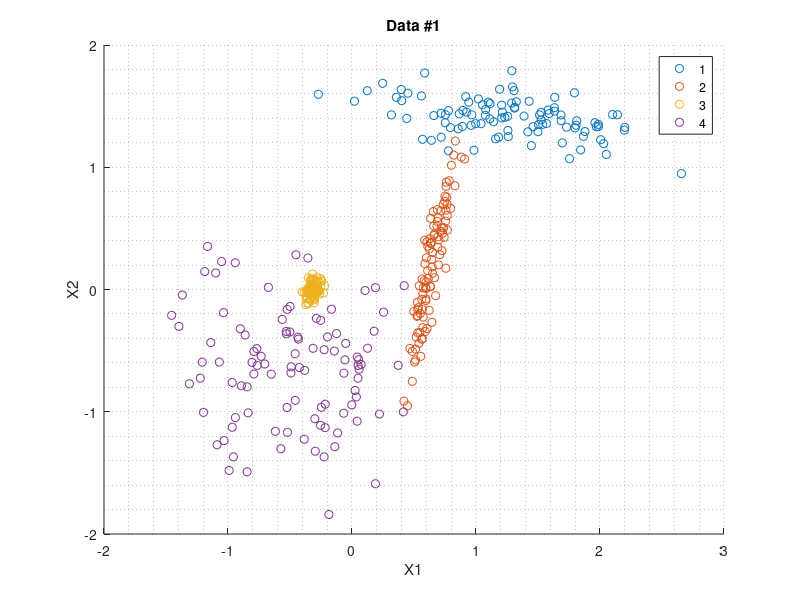

This chart was generated by the following MATLAB code: (Note: this script raises an error after producing the figure.)
clc
clear all
close all

%% Load data

opt = 1;
switch opt
    case 1
        load('datasets4.mat','data1')
        data = data1.data;
        class = data1.class;
    case 2
        load('datasets4.mat','data2')
        data = data2.data;
        class = data2.class;
    case 3
        load('datasets4.mat','data3')
        data = data3(1).data;
        class = data3(1).class;
    case 4
        load('datasets4.mat','data4')
        data = data4(1).data;
        class = data4(1).class;
    case 5
        load('datasets4.mat','data5')
        data = data5(1).data;
        class = data5(1).class;        
end

%% Preprocessing

% % Data from JMLR in 'datasets4.mat' is already preprocessed.
% Only zscoring if features are not related themselves as a distance. Not
% in Euclidean embedding!!
[data1,mu,s] = zscore(data);
lambda = mean(sqrt(sum(data.^2,2)));
data = data./lambda;

%% Plot data

if size(data,2)==3
    figure;
    scatter3(data(:,1), data(:,2), data(:,3), 20, class)
    xlabel('X1')
    ylabel('X2')
    zlabel('X3')
elseif size(data,2)==2
    figure;
    gscatter(data(:,1),data(:,2),class)
    grid minor
    title(['Data #', num2str(opt)])
    xlabel('X1')
    ylabel('X2')
else
    for c_col=1:size(class,2)
        figure;
        [coeff, score, latent] = pca(data);
        scatter3(score(:,1),score(:,2),score(:,3), 20, class(:,c_col))
        title(['PCA Data #', num2str(opt), 'Class column: ', num2str(c_col)])
        grid minor
        xlabel('PCA1')
        ylabel('PCA2')
        zlabel('PCA3')
    end
end

%% Histograms 2D
figure
h = histogram2(data(:,1), data(:,2),'FaceColor','flat');
colorbar

%% QC SETUP
QCsetup = struct;
QCsetup.steps = 1000;
QCsetup.eta = 0.005; % Default is eta = 0.001;
QCsetup.b1 = 0.9;
QCsetup.b2 = 0.999;
QCsetup.ep = 1e-8;
QCsetup.showProgress = 0;
QCsetup.track = 0;
QCsetup.ERR = 1e-3;
QCsetup.Minstep = 0.025; % Maximum distance to travel in centroids paths
QCsetup.Emerge = 0.001; % Absolute energy to merge K, minimum is ERR after SGD

%% Select QC model
% QC3 = false; % QC2
QC3 = true; % QC3
q = 2;
if QC3 == true
    q = 3;
end

snr = 1;
lambda = mean(sqrt(sum(data.^2,2)));
data = data./lambda;
datagen = data;
datallo = data;

%% Scan %knn
scan_knn = 1;
if scan_knn == true
    qtity2 = 5;
    qtile = linspace(0.07,0.35,qtity2);
else
    qtity2 = 1;
    qtile = 0.15;
end

%% Scan dE
scan_dE = 1;
if scan_dE == true
    qtity1 = 20;
    energy = logspace(-3.5,2,qtity1);
else
    qtity1 = 1;
    energy = 0.01;
end

%% QC ANALYSIS
Energies = struct([]);
clusters = zeros(qtity1,qtity2,3);
ANLLdata  = zeros(qtity1,qtity2);
maxERRdata  = zeros(qtity1,qtity2);
datalabels = zeros(size(data,1),qtity1,qtity2);

if size(class,2)==2
    crdata = zeros(qtity1,qtity2,2);
    jsdata = zeros(qtity1,qtity2,2);
else
    crdata = zeros(qtity1,qtity2);
    jsdata = zeros(qtity1,qtity2);
end

for i=1:qtity2
    
    noise = qtile(i)*snr;
    local = qtile(i);
    
    if ~QC3
        dist2 = squareform(pdist(datagen,'euclidean'));
        [dist2sort,~] = sort(dist2);
        m1 = size(datagen,1);
        sigmaknn = mean(dist2sort(2:ceil((m1-1)*local)+1,:),1)';
        
        [K,labels,maxERR,sigma,centroids]=QC2main_v1(datagen,...
            sigmaknn,datallo,QCsetup);
    else
        [K,labels,maxERR,sigma,centroids]=QC3main_eig_v5(datagen,...
            noise, local,datallo,QCsetup);
    end
    
    dE = QCdEnergies(datagen,sigma,centroids,K,QCsetup);
    Energies(i).dE = dE(~eye(size(dE,1)));
    
    for j=1:qtity1
        
        %         disp(opt*100000+qct*10000+100*i+j)
        [~, ~, ~,K0,label0,Etree] = Etreefun_v3(dE,labels,energy(j));
        
        if j==1
            Energies(i).knn = Etree;
        end
        
        if QC3 == false
            [~, ~, ~, ~, Pk_x] = probQC(datagen,sigma,datallo,label0);
            [Pk_x_max1, Pk_x_index] = max(Pk_x,[],2);
            lab0=unique(label0);
            problabqc3 = lab0(Pk_x_index);
            
        else
            [~, ~, ~, ~, Pk_x] = ProbQC3(datagen,sigma,datallo,label0);
            [Pk_x_max1, Pk_x_index] = max(Pk_x,[],2);
            lab0=unique(label0);
            problabqc3 = lab0(Pk_x_index);
        end
        
        clusters(j,i,1) = K;
        clusters(j,i,2) = K0;
        clusters(j,i,3) = length(unique(problabqc3));
        ANLLdata(j,i) = -sum(log(Pk_x_max1))/size(Pk_x_max1,1);
        maxERRdata(j,i) = maxERR;
        datalabels(:,j,i)= problabqc3;

        if size(class,2)==2
            jsdata(j,i,1) = myClustMeasure2(problabqc3,class(:,1));
            jsdata(j,i,2) = myClustMeasure2(problabqc3,class(:,2));
            
            crdata(j,i,1) = cramer(problabqc3,class(:,1));
            crdata(j,i,2) = cramer(problabqc3,class(:,2));
        else
            jsdata(j,i) = myClustMeasure2(problabqc3,class(:,1));
            crdata(j,i) = cramer(problabqc3,class(:,1));
        end
    end
end


%% SAVE results?
saveok = 0;
if saveok == true
    save(['PQC_main_Dat',num2str(opt),'_QC',num2str(q),'.mat'],'clusters',...
        'ANLLdata','maxERRdata','jsdata','crdata','qtile','energy','Energies')
end

%% PLOT RESULTS

%% Single solution for 2D data
if ~scan_knn && ~scan_dE == true
    figure
    gscatter(data(:,1),data(:,2),problabqc3)
    title(['QC',num2str(q),': JS = ',num2str(myClustMeasure2(problabqc3,class(:,1)),3),...
        ', qtile = ',num2str(qtile),', dE = ',num2str(energy,2)])
    grid minor
end

%% Probabilistic map for 2D data
if ~scan_knn && ~scan_dE == true && size(datagen,2) == 2
    gridsize = 30;
    datagrid = zeros(gridsize,2);
    datagrid(:,1) = linspace(min(datagen(:,1)), max(datagen(:,1)),gridsize);
    datagrid(:,2) = linspace(min(datagen(:,2)), max(datagen(:,2)),gridsize);
    
    datagrid2 = zeros(gridsize^2,1);
    [gridx, gridy] = meshgrid(datagrid(:,1),datagrid(:,2));
    datagrid2(:,1) = reshape(gridx,[],1);
    datagrid2(:,2) = reshape(gridy,[],1);
    
    if QC3 == false
        [Pjoint, ~, ~, Px_k_grid, Pk_x_grid] = probQC(datagen,sigma,datagrid2,label0);
    else
        [Pjoint, ~, ~, Px_k_grid, Pk_x_grid] = ProbQC3(datagen,sigma,datagrid2,label0);
    end
        
    Px_k_max = max(Px_k_grid,[],2);
    
    outliers = 0;
    if outliers == true
        outlier = zeros(gridsize^2,1);
        outlier(Px_k_max < 0.05) = 1;
        gridoutlier = reshape(outlier,gridsize,gridsize);
    end
    
    % % % % % % % % % P(K|X) % % % % % % % % %
    leg = [];
    leg{size(Pk_x_grid,2)} = [];
    h=figure('Name', 'P(K|X) map');
    set(h,'Position',[156 186 880 762]);
    for i=1:size(Pk_x_grid,2)
        gridProb = reshape(Pk_x_grid(:,i),gridsize,gridsize);
        surf(gridx, gridy, gridProb, repmat(i,gridsize,gridsize))
        %     colormap(cool)
        hold all
        leg{i} = num2str(i);
    end
    
    if outliers == true
        surf(gridx, gridy, gridoutlier, zeros(gridsize,gridsize))%, repmat(i,gridsize,gridsize))
        leg{i+1} = 'Outlier';
    end
    title('P(K|X)')
    legend(leg)
    
    % % % % % % % % % P(X|K) Heat map % % % % % % % % %
    colormap default
    aux = Px_k_max;
    aux(aux>1) = 1;
    v = [0, 0.01,0.05,0.1,0.2,0.35,0.5,0.75,1];
    h=figure('Name', 'P(X|K) map');
    gridProb = reshape(aux,gridsize,gridsize);
    contourf(gridx, gridy, gridProb,v,'ShowText','on')
    contourcbar
    title('max_K P(X|K)')
    
end


%% ANLL 3D
if scan_knn && scan_dE == true
    
    dataname = {'Art.#1','Art.#2','Crabs','Olive','Seeds'};
    qcname = {'QC_{knn}^{prob}','QC_{cov}^{prob}'};
    
    ANLLmod = ANLLdata(:);
    K = reshape(clusters(:,:,3),[],1);
    %         ANLLmod(K==1) = 1;
    ANLLmod(K==1) = max(ANLLmod);
    ANLLmod = reshape(ANLLmod, size(ANLLdata));
    
    h = figure;
    surf(qtile,log10(energy),clusters(:,:,3))
    alpha(0.3)
    ylabel('log_{10}(E threshold)')
    xlabel('%knn')
    zlabel('#K')
    title(['# Clusters ',qcname{q-1}])
%     title(['# Clusters ',qcname{q-1},'. ',dataname{r},' data.'])
    %         savefig(h,['JMLR_R',num2str(r),'_QC',num2str(q),'_clusters.fig']);
    
    h = figure;
    surf(qtile,log10(energy),ANLLdata)
    alpha(0.3)
    ylabel('log_{10}(E threshold)')
    xlabel('%knn')
    zlabel('ANLL')
    title(['ANLL ',qcname{q-1}])
%     title(['ANLL ',qcname{q-1},'. ',dataname{r},' data.'])
    %         savefig(h,['JMLR_R',num2str(r),'_QC',num2str(q),'_ANLL.fig']);
    
    h = figure;
    surf(qtile,log10(energy),ANLLmod)
    alpha(0.3)
    ylabel('log_{10}(E threshold)')
    xlabel('%knn')
    zlabel('ANLLmod')
    title(['ANLLmod ',qcname{q-1}])
%     title(['ANLLmod ',qcname{q-1},'. ',dataname{r},' data.'])
    %         savefig(h,['JMLR_R',num2str(r),'_QC',num2str(q),'_ANLLmod.fig']);
    
    if size(jsdata,3)==2
        h = figure;
        surf(qtile,log10(energy),jsdata(:,:,1))
        alpha(0.3)
        ylabel('log_{10}(E threshold)')
        xlabel('%knn')
        zlabel('Jaccard1')
        title(['Jaccard1 ',qcname{q-1}])
%         title(['Jaccard1 ',qcname{q-1},'. ',dataname{r},' data.'])
        
        h = figure;
        surf(qtile,log10(energy),jsdata(:,:,2))
        alpha(0.3)
        ylabel('log_{10}(E threshold)')
        xlabel('%knn')
        zlabel('Jaccard2')
        title(['Jaccard2 ',qcname{q-1}])
%         title(['Jaccard2 ',qcname{q-1},'. ',dataname{r},' data.'])
        
    else
        h = figure;
        surf(qtile,log10(energy),jsdata)
        alpha(0.3)
        ylabel('log_{10}(E threshold)')
        xlabel('%knn')
        zlabel('Jaccard')
        title(['Jaccard ',qcname{q-1}])
%         title(['Jaccard ',qcname{q-1},'. ',dataname{r},' data.'])
    end
    
end

%%
